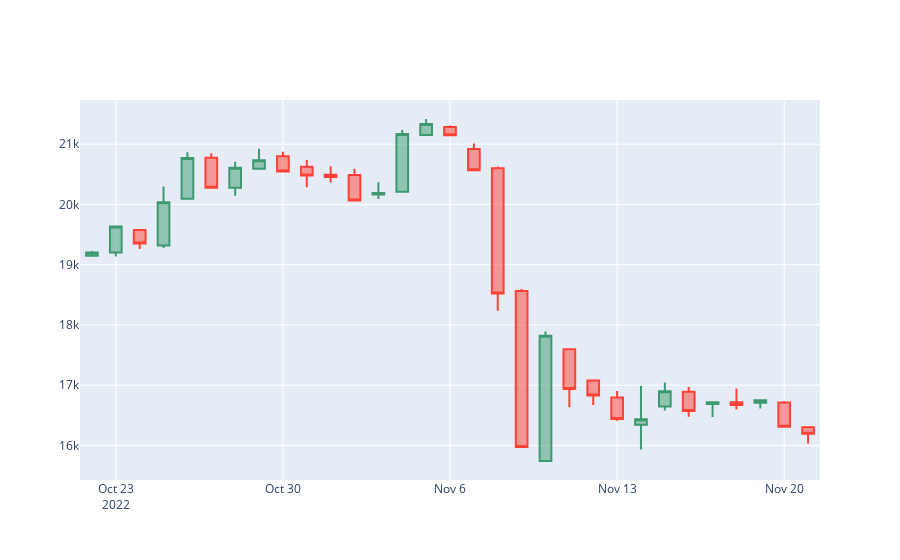

Notebook cell for this chart:
### Markdown cell above
Finally we are now ready to use plotly to create our Candlestick Chart.

### Code cell
fig = go.Figure(data = [go.Candlestick(x=candlestick_data['date'],
                                       open = candlestick_data['Price']['first'],
                                       high = candlestick_data['Price']['max'],
                                       low = candlestick_data['Price']['min'],
                                       close = candlestick_data['Price']['last'])])

fig.update_layout(xaxis_rangeslider_visible = False)

fig.show()
